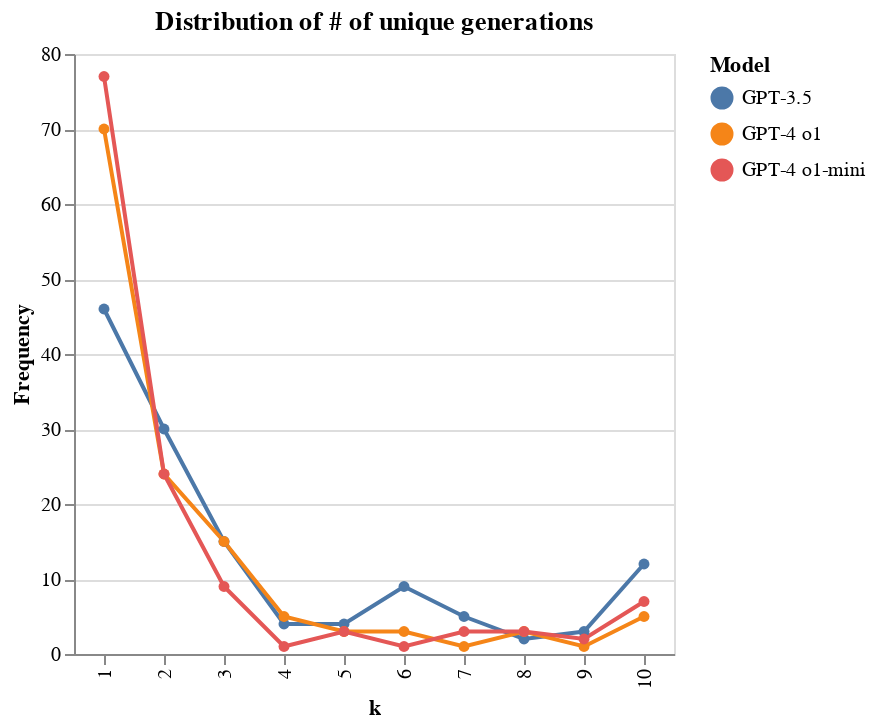

Source (notebook cell):
### Code cell
unique_generations_data = []

for model, unique_generations in {
    'GPT-3.5': [
    46,
    30,
    15,
    4,
    4,
    9,
    5,
    2,
    3,
    12
  ],
    'GPT-4 o1': [
    70,
    24,
    15,
    5,
    3,
    3,
    1,
    3,
    1,
    5
  ],
    'GPT-4 o1-mini': [
    77,
    24,
    9,
    1,
    3,
    1,
    3,
    3,
    2,
    7
  ]
}.items():
    for k, freq in enumerate(unique_generations, 1):
        unique_generations_data.append({
            "model": model,
            "k": k,
            "freq": freq,
        })

freq_df = pd.DataFrame(unique_generations_data)

# Create quality at k visualization
freq_plot = alt.Chart(freq_df).mark_line(point=True).encode(
    x=alt.X('k:O', title='k'),
    y=alt.Y('freq:Q', title='Frequency'),
    color=alt.Color('model:N', legend=alt.Legend(title='Model')),
).properties(
    width=300,
    height=300,
    title='Distribution of # of unique generations'
)
freq_plot.save("plots/unique-counts.json")
freq_plot

### Figure 1 — Vega-Lite specification as saved in the notebook (floating-point values rounded to 4 significant figures)
{"config": {"title": {"font": "TeX Gyre Pagella"}, "axis": {"labelFont": "TeX Gyre Pagella", "titleFont": "TeX Gyre Pagella"}, "header": {"labelFont": "TeX Gyre Pagella", "titleFont": "TeX Gyre Pagella"}, "legend": {"labelFont": "TeX Gyre Pagella", "titleFont": "TeX Gyre Pagella"}}, "data": {"name": "data-feaa5e80c48341149bfa78e23e6edc26"}, "mark": {"type": "line", "point": true}, "encoding": {"color": {"field": "model", "legend": {"title": "Model"}, "type": "nominal"}, "x": {"field": "k", "title": "k", "type": "ordinal"}, "y": {"field": "freq", "title": "Frequency", "type": "quantitative"}}, "height": 300, "title": "Distribution of # of unique generations", "width": 300, "$schema": "https://vega.github.io/schema/vega-lite/v5.20.1.json", "datasets": {"data-feaa5e80c48341149bfa78e23e6edc26": [{"model": "GPT-3.5", "k": 1, "freq": 46}, {"model": "GPT-3.5", "k": 2, "freq": 30}, {"model": "GPT-3.5", "k": 3, "freq": 15}, {"model": "GPT-3.5", "k": 4, "freq": 4}, {"model": "GPT-3.5", "k": 5, "freq": 4}, {"model": "GPT-3.5", "k": 6, "freq": 9}, {"model": "GPT-3.5", "k": 7, "freq": 5}, {"model": "GPT-3.5", "k": 8, "freq": 2}, {"model": "GPT-3.5", "k": 9, "freq": 3}, {"model": "GPT-3.5", "k": 10, "freq": 12}, {"model": "GPT-4 o1", "k": 1, "freq": 70}, {"model": "GPT-4 o1", "k": 2, "freq": 24}, {"model": "GPT-4 o1", "k": 3, "freq": 15}, {"model": "GPT-4 o1", "k": 4, "freq": 5}, {"model": "GPT-4 o1", "k": 5, "freq": 3}, {"model": "GPT-4 o1", "k": 6, "freq": 3}, {"model": "GPT-4 o1", "k": 7, "freq": 1}, {"model": "GPT-4 o1", "k": 8, "freq": 3}, {"model": "GPT-4 o1", "k": 9, "freq": 1}, {"model": "GPT-4 o1", "k": 10, "freq": 5}, {"model": "GPT-4 o1-mini", "k": 1, "freq": 77}, {"model": "GPT-4 o1-mini", "k": 2, "freq": 24}, {"model": "GPT-4 o1-mini", "k": 3, "freq": 9}, {"model": "GPT-4 o1-mini", "k": 4, "freq": 1}, {"model": "GPT-4 o1-mini", "k": 5, "freq": 3}, {"model": "GPT-4 o1-mini", "k": 6, "freq": 1}, {"model": "GPT-4 o1-mini", "k": 7, "freq": 3}, {"model": "GPT-4 o1-mini", "k": 8, "freq": 3}, {"model": "GPT-4 o1-mini", "k": 9, "freq": 2}, {"model": "GPT-4 o1-mini", "k": 10, "freq": 7}]}}
